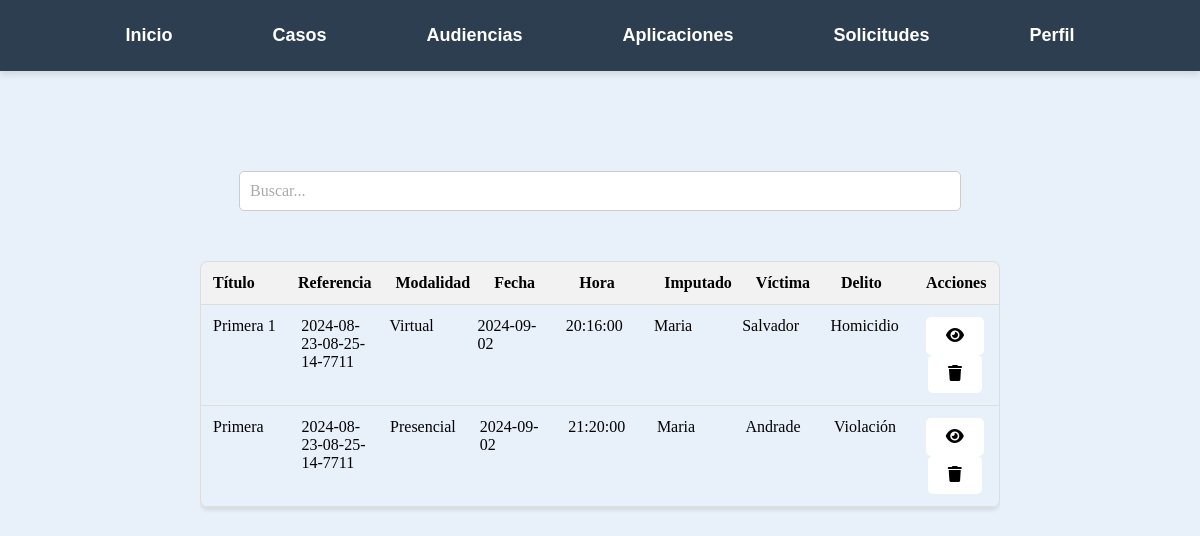
Before: /Audiencias/Buscar_Audiencias.php (signed in) with the older database file.
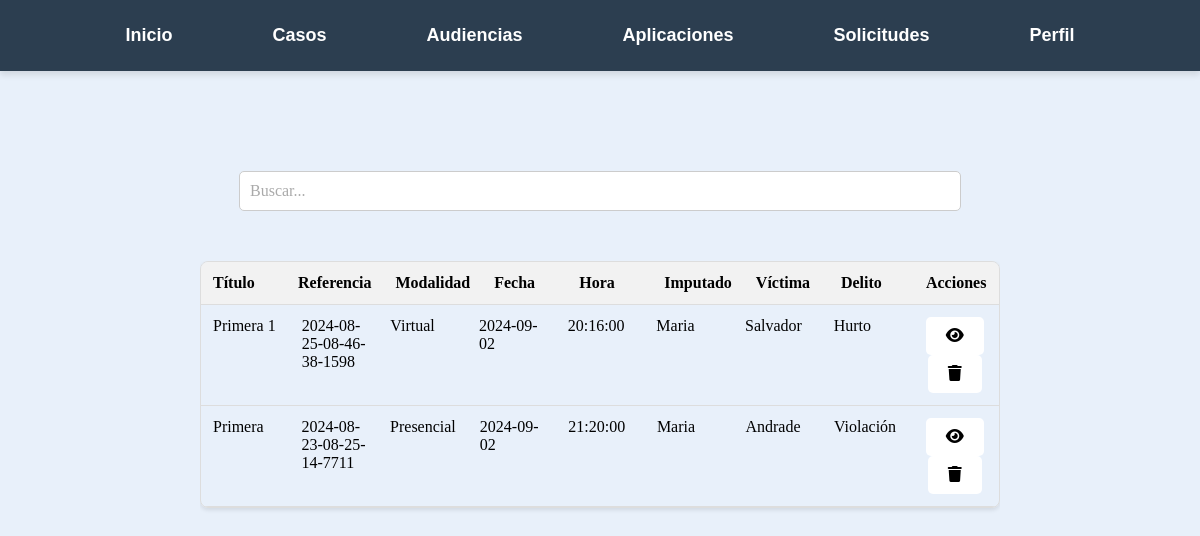
After: the same page with the newer database file.
### tables this page shows
CREATE TABLE `audiencias` (
  `id` int(11) NOT NULL,
  `titulo` varchar(255) NOT NULL,
  `caso` varchar(50) NOT NULL,
  `modalidad` varchar(50) NOT NULL,
  `fecha` date NOT NULL,
  `hora` time NOT NULL,
  `imputado` varchar(255) NOT NULL,
  `victima` varchar(255) NOT NULL,
  `delito` varchar(50) NOT NULL,
  `descripcion` text DEFAULT NULL,
  `juzgado` varchar(50) NOT NULL,
  `abogado` varchar(50) NOT NULL,
  `fiscal` varchar(50) NOT NULL,
  `sala` varchar(50) NOT NULL,
  `juez_suplente` varchar(50) NOT NULL
);

### Audiencias/Buscar_Audiencias.php (the view, shortened to what this page needs)
<?php
$servername = "localhost";
$username = "root";
$password = "";
$dbname = "legalcc";
$conn = new mysqli($servername, $username, $password, $dbname);
$user_id = $_SESSION['user_id'];
$sql = "SELECT tipo FROM usuarios WHERE id = ?";
$stmt = $conn->prepare($sql);
$stmt->bind_param("i", $user_id);
$stmt->execute();
$stmt->bind_result($tipo_usuario);
?>
<!DOCTYPE html>
<html>
<head>
    <link rel="stylesheet" href="https://cdnjs.cloudflare.com/ajax/libs/font-awesome/6.0.0-beta3/css/all.min.css">
</head>
<body>
<nav>
        <ul>
            <li><a href="/Pagina_principal.php">Inicio</a></li>
            <li>
                <a href="/Casos/Buscar_Casos.php">Casos</a>
            </li>
            <li><a href="/Audiencias/Buscar_Audiencias.php">Audiencias</a></li>
            <li><a href="apps.php">Aplicaciones</a></li>
            <?php if ($tipo_usuario === 'juez'): ?>
            <li><a href="/Audiencias/ver_solicitudes.php">Solicitudes</a></li>
            <?php endif; ?>
            <li>
                <a href="/formularios/Perfil.php">Perfil</a>
            </li>
        </ul>
    </nav>
<div class="table-container2">
<input type="text" id="searchInput" placeholder="Buscar...">
</div>
<div class="table-container">
  <div class="custom-table">
        <div class="table-header">
            <div class="table-cell">Título</div>
            <div class="table-cell">Referencia</div>
            <div class="table-cell">Modalidad</div>
            <div class="table-cell">Fecha</div>
            <div class="table-cell">Hora</div>
            <div class="table-cell">Imputado</div>
            <div class="table-cell">Víctima</div>
            <div class="table-cell">Delito</div>
            <div class="table-cell">Acciones</div>
        </div>
        <?php
    $servername = "localhost";
    $username = "root";
    $password = "";
    $database = "legalcc";
    $conn = new mysqli($servername, $username, $password, $database);
$sql = "SELECT * FROM audiencias ORDER BY fecha DESC";
    $result = $conn->query($sql);
    if ($result->num_rows > 0) {
        echo "<div class='table'>";
        while($row = $result->fetch_assoc()) {
            echo "<div class='table-row'>";
            echo "<div class='table-cell'>" . $row["titulo"] . "</div>";
            echo "<div class='table-cell'>" . $row["caso"] . "</div>";
            echo "<div class='table-cell'>" . $row["modalidad"] . "</div>";
            echo "<div class='table-cell'>" . $row["fecha"] . "</div>";
            echo "<div class='table-cell'>" . $row["hora"] . "</div>";
            echo "<div class='table-cell'>" . $row["imputado"] . "</div>";
            echo "<div class='table-cell'>" . $row["victima"] . "</div>";
            echo "<div class='table-cell'>" . $row["delito"] . "</div>";
            echo "<div class='table-cell'>";
            echo "<center><a class='edit-button' href='ver_audiencia.php?id=" . $row["id"] . "'><i class='fa fa-eye'></i></a></center>";
            if ($tipo_usuario === 'juez') {
                echo "<center><a class='edit-button' href='#' onclick='eliminar(" . $row["id"] . ")'><i class='fa fa-trash'></i></a></center>";
            }
            echo "</div>";
            echo "</div>";
        }
        echo "</div>";
    } else {
        echo "<center>No hay audiencias registradas.</center>";
    }
    ?>
    </div>
</div>
</body>
</html>

Changed rows visible on the page:
changed audiencias "Primera 1": caso "2024-08-23-08-25-14-7711" → "2024-08-25-08-46-38-1598"; delito "Homicidio" → "Hurto"
